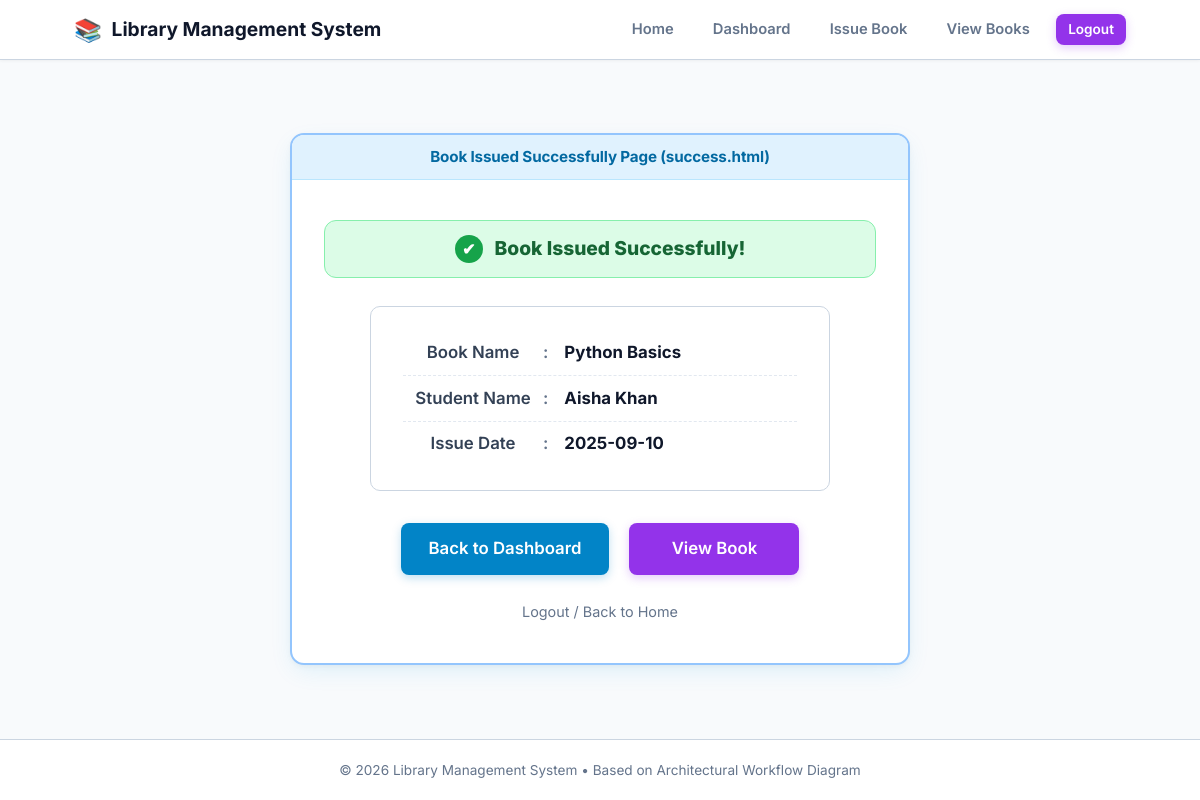
The page /issue_success/1 (signed in) on the database its author committed.
### flask_project/app.py (models this page shows)
class IssuedBook(db.Model):
    __tablename__ = 'issued_books'
    id = db.Column(db.Integer, primary_key=True)
    book_id = db.Column(db.String(50), nullable=True)        # BookID in diagram
    book_name = db.Column(db.String(150), nullable=False)     # Book Name
    book_number = db.Column(db.String(50), nullable=False)    # Book Number (e.g. B001)
    student_name = db.Column(db.String(100), nullable=False)  # Name of Student
    issue_date = db.Column(db.String(20), nullable=False)     # Issue Date (YYYY-MM-DD)
    due_date = db.Column(db.String(20), nullable=False)       # Due Date (YYYY-MM-DD)
    student_id = db.Column(db.String(50), nullable=True)      # Backward compatibility
    department = db.Column(db.String(100), nullable=True)
    return_date = db.Column(db.String(20), nullable=True)
    status = db.Column(db.String(20), default='Issued')
    created_at = db.Column(db.DateTime, default=lambda: datetime.now(timezone.utc))

### flask_project/app.py (the view)
@app.route("/success/<int:book_id>")
@app.route("/issue_success/<int:book_id>")
@login_required
def success(book_id):
    book = db.get_or_404(IssuedBook, book_id)
    return render_template("success.html", book=book)

### flask_project/app.py (called while the page is built)
def login_required(f):
    @wraps(f)
    def decorated_function(*args, **kwargs):
        if 'user_id' not in session:
            flash("Please login to access this page.", "warning")
            return redirect(url_for('login'))
        return f(*args, **kwargs)
    return decorated_function

### flask_project/templates/success.html (shortened to what this page needs)
{% extends "base.html" %}
{% block content %}
<div class="center-container">
    <div class="window-card window-card-md">
        <div class="card-top-bar">
            Book Issued Successfully Page (success.html)
        </div>
        <div class="card-body" style="text-align: center; padding: 2.5rem 2rem;">
            <div class="success-pill-banner">
                <span class="success-check-icon">✔</span>
                <span>Book Issued Successfully!</span>
            </div>
            <div class="success-details-list">
                <div class="success-detail-row">
                    <span class="success-detail-label">Book Name</span>
                    <span class="success-detail-colon">:</span>
                    <span class="success-detail-val">{{ book.book_name }}</span>
                </div>
                <div class="success-detail-row">
                    <span class="success-detail-label">Student Name</span>
                    <span class="success-detail-colon">:</span>
                    <span class="success-detail-val">{{ book.student_name }}</span>
                </div>
                <div class="success-detail-row">
                    <span class="success-detail-label">Issue Date</span>
                    <span class="success-detail-colon">:</span>
                    <span class="success-detail-val">{{ book.issue_date }}</span>
                </div>
            </div>
            <div style="display: flex; justify-content: center; gap: 1.25rem; flex-wrap: wrap;">
                <a href="{{ url_for('dashboard') }}" class="btn btn-blue btn-lg" style="min-width: 170px;" id="btnBackDashboard">
                    Back to Dashboard
                </a>
                <a href="{{ url_for('view_books') }}" class="btn btn-purple btn-lg" style="min-width: 170px;" id="btnViewBook">
                    View Book
                </a>
            </div>
            <div style="margin-top: 1.5rem;">
                <a href="{{ url_for('logout') }}" style="color: #64748b; font-size: 0.9rem; text-decoration: none;">
                    Logout / Back to Home
                </a>
            </div>
        </div>
    </div>
</div>
{% endblock %}

### flask_project/static/css/style.css (style rules this page uses)
:root { --primary: #0284c7; --primary-hover: #0369a1; --primary-light: #f0f9ff; --purple: #9333ea; --purple-hover: #7e22ce; --purple-light: #faf5ff; --green: #10b981; --green-hover: #059669; --green-light: #ecfdf5; --bg-main: #f8fafc; --bg-card: #ffffff; --text-main: #0f172a; --text-muted: #64748b; --border-color: #cbd5e1; --card-border: #93c5fd; --header-bg: #e0f2fe; --header-text: #0369a1; --radius-sm: 6px; --radius-md: 10px; --radius-lg: 14px; --radius-full: 9999px; --shadow-card: 0 8px 24px -4px rgba(14, 165, 233, 0.12), 0 2px 6px -1px rgba(0, 0, 0, 0.05); --transition: all 0.2s ease-in-out; }
* { box-sizing: border-box; margin: 0; padding: 0; }
body { font-family: 'Inter', -apple-system, BlinkMacSystemFont, 'Segoe UI', Roboto, sans-serif; background-color: var(--bg-main); color: var(--text-main); line-height: 1.5; min-height: 100vh; display: flex; flex-direction: column; }
.center-container { flex: 1; display: flex; align-items: center; justify-content: center; width: 100%; }
.window-card { background: var(--bg-card); border: 2px solid var(--card-border); border-radius: var(--radius-lg); box-shadow: var(--shadow-card); overflow: hidden; width: 100%; margin: 1.5rem auto; transition: var(--transition); }
.window-card-md { max-width: 620px; }
.card-top-bar { background: var(--header-bg); color: var(--header-text); padding: 0.65rem 1.25rem; font-size: 0.95rem; font-weight: 700; text-align: center; border-bottom: 1.5px solid #bae6fd; letter-spacing: -0.01em; }
.card-body { padding: 2rem 2.25rem; }
.btn { display: inline-flex; align-items: center; justify-content: center; gap: 0.5rem; font-weight: 600; font-size: 0.95rem; padding: 0.7rem 1.5rem; border-radius: 8px; cursor: pointer; border: none; text-decoration: none; transition: var(--transition); text-align: center; }
.btn-blue { background-color: #0284c7; color: #ffffff; box-shadow: 0 3px 10px rgba(2, 132, 199, 0.25); }
.btn-purple { background-color: #9333ea; color: #ffffff; box-shadow: 0 3px 10px rgba(147, 51, 234, 0.25); }
.btn-lg { padding: 0.85rem 1.75rem; font-size: 1.05rem; }
.success-pill-banner { background-color: #dcfce7; border: 1.5px solid #86efac; color: #166534; padding: 0.85rem 1.5rem; border-radius: 12px; display: flex; align-items: center; justify-content: center; gap: 0.75rem; font-size: 1.2rem; font-weight: 800; margin-bottom: 1.75rem; }
.success-check-icon { width: 28px; height: 28px; background: #16a34a; color: #ffffff; border-radius: 50%; display: inline-flex; align-items: center; justify-content: center; font-size: 1rem; font-weight: bold; }
.success-details-list { background: #ffffff; border: 1px solid var(--border-color); border-radius: 10px; padding: 1.5rem 2rem; margin-bottom: 2rem; max-width: 460px; margin-left: auto; margin-right: auto; }
.success-detail-row { display: flex; padding: 0.6rem 0; font-size: 1.05rem; border-bottom: 1px dashed #e2e8f0; }
.success-detail-row:last-child { border-bottom: none; }
.success-detail-label { width: 140px; font-weight: 600; color: #334155; }
.success-detail-colon { margin-right: 1rem; font-weight: 600; color: #64748b; }
.success-detail-val { font-weight: 700; color: #0f172a; }

### rows shown on the page
IssuedBook: book_name "Python Basics", student_name "Aisha Khan", issue_date "2025-09-10"
